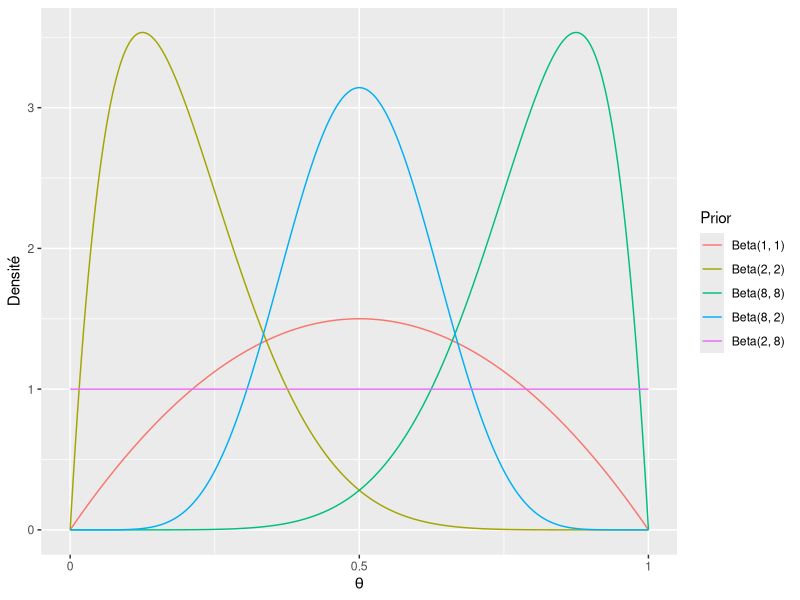
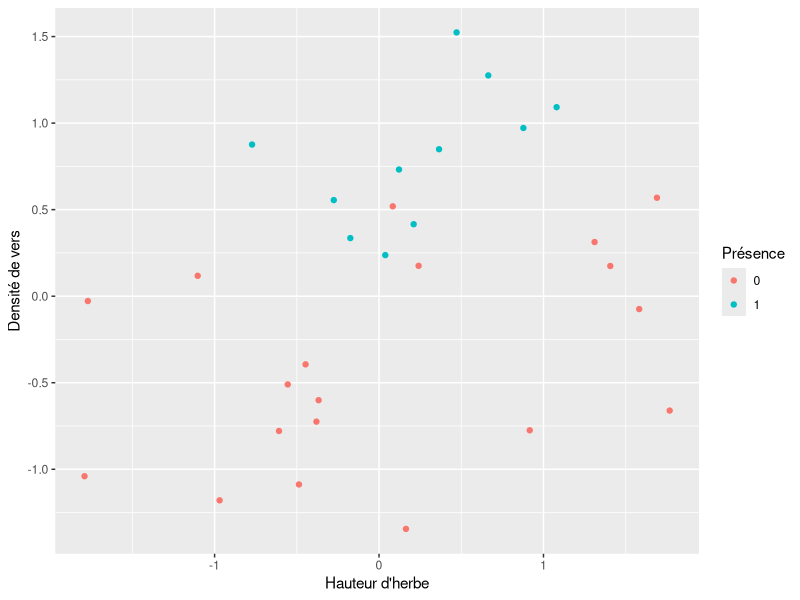

R code for these plots, in order: (Note: this script raises an error after producing the figures.)
## ---- chunk 1
library(tidyverse)
levels_beta <- paste0("Beta" ,
                      c("(1, 1)", "(2, 2)", "(8, 8)", 
                        "(8, 2)", "(2, 8)"))
data.frame(theta = seq(0, 1, length.out = 501)) %>% 
  mutate(unif   = dunif(theta), 
         beta22 = dbeta(theta, 2, 2),
         beta88 = dbeta(theta, 8, 8),
         beta82 = dbeta(theta, 8, 2),
         beta28 = dbeta(theta, 2, 8)) %>% 
  tidyr::gather(key = "Distribution", 
                value = "Densite",
                -theta) %>%
  mutate(Distribution = factor(Distribution),
         Statut = rep("Prior", nrow(.))) %>% 
  ggplot(aes(x = theta, y = Densite, color = Distribution)) + 
  geom_line() + 
  scale_x_continuous(breaks = c(0, 0.5, 1), labels = c(0, 0.5, 1)) +
  labs(y = "Densité", x = expression(theta), color = "Prior") +
  scale_color_discrete(labels = levels_beta)
## ---- chunk 2
library(tidyverse)
rm(list = ls())
set.seed(123)
beta_vers <- 3; beta_herbe2 <- -1
beta_0 <- 0.1 * beta_herbe2 ; 
beta_herbe <- 2 * beta_herbe2 * beta_0
beta_true <- c(beta_0, beta_vers, beta_herbe, beta_herbe2)
n_site <- 30
gen_y <- function(v, h, h2){
  prob <- pnorm(beta_0 + v * beta_vers + h * beta_herbe + h2 * beta_herbe2)
  factor(sample(0:1, size = 1, prob = c(1 - prob, prob)),
         levels = c(0,1))
}
donnees_presence <- mixtools::rmvnorm(n_site, 
                                mu = c(0, 0), 
                                sigma = matrix(c(1, 0.5, 0.5, 1), ncol = 2)) %>% 
  as.data.frame() %>% 
  rename(dens_vers = V1, haut_herbe = V2) %>% 
  mutate(haut_herbe_2 = haut_herbe^2) %>% 
  rowwise() %>% 
  mutate(presence = gen_y(dens_vers, haut_herbe, haut_herbe_2)) 
## ---- chunk 3
ggplot(donnees_presence, aes(x = haut_herbe, y = dens_vers)) +
  geom_point(aes(col = presence)) + 
  labs(x = "Hauteur d'herbe", 
       y = "Densité de vers", 
       col = "Présence")
## ---- chunk 4
design_matrix <- donnees_presence %>% 
  select(-presence) %>%
  as.matrix() %>% 
  cbind(intercept = rep(1, nrow(.)), .)
y_vector <- donnees_presence %>% 
  pull(presence) %>% 
  as.character() %>% 
  as.numeric() 
## ---- chunk 5
get_likelihood <- function(beta_vec, X = design_matrix, 
                           y = y_vector, 
                          log = FALSE){
  phis <- pnorm(as.numeric(X %*% beta_vec), log.p = T)
  log_likelihood <- rep(NA, nrow(X))
  log_likelihood[y == 1] <- phis[y == 1]
  log_likelihood[y == 0] <- log(1 - exp(phis[y == 0]))
  if(log){
    return(sum(log_likelihood))
  }
  else
    return(exp(sum(log_likelihood)))
}
M_bound <- optim(beta_true, fn = function(b) -get_likelihood(b, log = TRUE)) %>% 
  {.$value * (-1)} %>% 
  exp() %>% 
  {. * 1.01}
## ---- chunk 6
get_sample_accept_reject <- function(X = design_matrix, 
                                     y = y_vector,
                                     M = 1,
                                     verbose = FALSE){
  stop_condition <- FALSE
  ntry <- 0
  while(!stop_condition){
    ntry <- ntry + 1
    candidate <- rnorm(4, 0, 2)
    stop_condition <- runif(1) < get_likelihood(candidate, X, y) / M
  }
  if(verbose){
    print(paste0("Number of tries: ", ntry))
  }
  names(candidate) <- paste0("beta[", 0:3,"]") 
  enframe(candidate, name = "Parameter", value = "Sample") %>% 
    mutate(M = M)
}
## ---- chunk 7
library(future)
future::plan(multisession)
n_samples <- 1000
posterior_samples <- furrr::future_map_dfr(1:n_samples,
                                    function(i) get_sample_accept_reject(M = M_bound), 
                                    .id = "Replicate") 
## ---- chunk 8
ggplot(posterior_samples) +
  aes(x = Sample) +
  stat_function(fun = function(x) dnorm(x, sd = 2),
                mapping = aes(color = "Prior")) +
  geom_density(mapping = aes(color = "Posterior")) +
  labs(color = "Distribution") +
  facet_wrap(.~Parameter, labeller = label_parsed) +
  geom_hline(yintercept = 0) + 
  labs(y = "Densité empirique")
## ---- chunk 9
posterior_samples %>% 
  filter(Parameter %in% c("beta[0]", "beta[1]")) %>% 
  select(-M) %>% 
  tidyr::spread(key = "Parameter", value = "Sample") %>% 
  ggplot(aes_string(x = "`beta[0]`", y = "`beta[1]`")) +
  geom_point() +
  geom_density2d() +
  labs(x = expression(beta[0]),
       y = expression(beta[1]))
## ---- chunk 10
posterior_samples %>% 
  group_by(Parameter) %>% 
  summarise(Estimation = round(mean(Sample), 3),
            inf_IC95 = quantile(Sample, prob = 0.025),
            sup_IC95 = quantile(Sample, prob = 0.975)) %>% 
  ungroup() %>% 
  knitr::kable(col.names = c("Paramètre", "Esperance a posteriori.",
                             "Quantile 2.5\\%", "Quantile 97.5\\%")) %>% 
  kableExtra::kable_styling()
